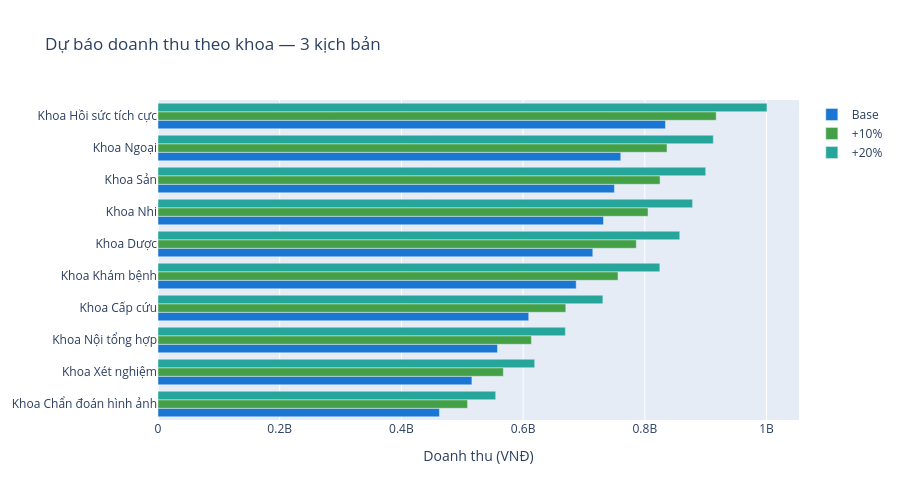

Notebook code cell kept with this figure:
### Code cell
# Grouped bar: base vs +10% vs +20% theo khoa
dept_sorted = dept_last30.sort_values("forecast_base", ascending=True)

fig = go.Figure()
fig.add_trace(go.Bar(
    y=dept_sorted["TEN_KHOAPHONG"],
    x=dept_sorted["forecast_base"],
    name="Base", orientation="h", marker_color="#1976d2",
))
fig.add_trace(go.Bar(
    y=dept_sorted["TEN_KHOAPHONG"],
    x=dept_sorted["forecast_plus10"],
    name="+10%", orientation="h", marker_color="#43a047",
))
fig.add_trace(go.Bar(
    y=dept_sorted["TEN_KHOAPHONG"],
    name="+20%", orientation="h", marker_color="#26a69a",
    x=dept_sorted["forecast_plus20"],
))
fig.update_layout(
    title="Dự báo doanh thu theo khoa — 3 kịch bản",
    barmode="group",
    xaxis_title="Doanh thu (VNĐ)",
    height=500,
)
fig.show()

### Figure 1 — Plotly figure (JSON) as saved in the notebook; plotly's stock layout.template omitted (floating-point values rounded to 4 significant figures)
{"data": [{"marker": {"color": "#1976d2"}, "name": "Base", "orientation": "h", "type": "bar", "x": [462500000.0, 515900000.0, 557900000.0, 609200000.0, 687200000.0, 714500000.0, 732000000.0, 750000000.0, 760400000.0, 833900000.0], "y": ["Khoa Chẩn đoán hình ảnh", "Khoa Xét nghiệm", "Khoa Nội tổng hợp", "Khoa Cấp cứu", "Khoa Khám bệnh", "Khoa Dược", "Khoa Nhi", "Khoa Sản", "Khoa Ngoại", "Khoa Hồi sức tích cực"]}, {"marker": {"color": "#43a047"}, "name": "+10%", "orientation": "h", "type": "bar", "x": [508700000.0, 567500000.0, 613700000.0, 670100000.0, 756000000.0, 785900000.0, 805200000.0, 825000000.0, 836500000.0, 917300000.0], "y": ["Khoa Chẩn đoán hình ảnh", "Khoa Xét nghiệm", "Khoa Nội tổng hợp", "Khoa Cấp cứu", "Khoa Khám bệnh", "Khoa Dược", "Khoa Nhi", "Khoa Sản", "Khoa Ngoại", "Khoa Hồi sức tích cực"]}, {"marker": {"color": "#26a69a"}, "name": "+20%", "orientation": "h", "type": "bar", "x": [554900000.0, 619000000.0, 669400000.0, 731000000.0, 824700000.0, 857400000.0, 878500000.0, 900000000.0, 912500000.0, 1001000000.0], "y": ["Khoa Chẩn đoán hình ảnh", "Khoa Xét nghiệm", "Khoa Nội tổng hợp", "Khoa Cấp cứu", "Khoa Khám bệnh", "Khoa Dược", "Khoa Nhi", "Khoa Sản", "Khoa Ngoại", "Khoa Hồi sức tích cực"]}], "layout": {"barmode": "group", "height": 500, "title": {"text": "Dự báo doanh thu theo khoa — 3 kịch bản"}, "xaxis": {"title": {"text": "Doanh thu (VNĐ)"}}}}
